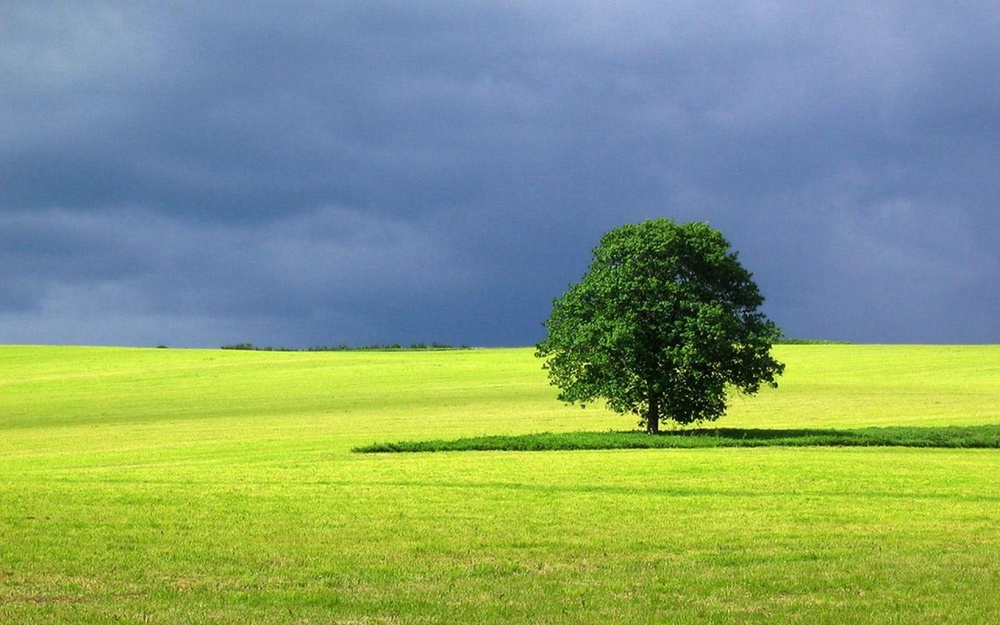
#> input picture hw3/gmm/landscape.jpg, 1000 x 625 px, shrunk from 1920 x 1200 before the run
$ python run_gmm.py   (older library calls are emulated)
#> lines starting #> are read from the running program, lines starting #| are printed output that depends on the picture; long printed decimals are rounded
### hw3/gmm/code/gmm/GMMInference.py
#! /usr/bin/env python
"""
Author: Oren Freifeld
Email: orenfr@cs.bgu.ac.il
"""
import time
import numpy as np
from pylab import plt
from gmm_plt import *
from GaussianInference import GaussianInference
from CategoricalInference import CategoricalInference


class GMMInference(object):
    def __init__(self,data_dim,K,hyperparams,colors):
        self.data_dim=data_dim # data dimension
        self.K=K # number of components
        self.hyperparams=hyperparams
        # NIW:
        Psi=hyperparams['Psi']
        m=hyperparams['m']
        kappa=hyperparams['kappa']
        nu=hyperparams['nu']

        if len(m)!=data_dim:
            raise ValueError(len(m),data_dim)
        if Psi.shape!=(data_dim,data_dim):
            raise ValueError( Psi.shape,'!=',(data_dim,data_dim))

        # Dirichlet:
        alphas=hyperparams['alphas']

        # Components
        self.comps = [GaussianInference(Psi=Psi,m=m,kappa=kappa,nu=nu) for k in range(K)]
        # Weights
        self.categorical_inference = CategoricalInference(K=K,alphas=alphas)

        if colors.shape != (K,3):
            raise ValueError(colors.shape,'!=',(K,3))
        self.colors=colors
    def gibbs_sampling(self,x,nIters,N,tf_savefig):
        colors=self.colors
        data_dim=self.data_dim
        if x.shape != (data_dim,N):
            raise ValueError(x.shape,'!=',(data_dim,N))
        K=self.K
        z_est = self.z_est = np.random.choice(a=np.arange(K),size=N)

        Ts = self.Ts = [None]*K # sufficent stats of for the Gaussians
        mus_est = self.mus_est = [None]*K # means
        Sigmas_est = self.Sigmas_est = [None]*K # covs

        comps=self.comps
        categorical_inference = self.categorical_inference
        for step in range(nIters):
            print ('iter',step  )
            plt.figure(100)

            plt.clf()

            if data_dim==2:
                plt.subplot(131)
                for k in range(K):
                    plot_data(x[:,z_est==k],ms=5,color=colors[k])
            # sample Gaussian params conditioned on the labels
            for k in range(K):
                gaussian_inference=comps[k]

                Ts[k]=gaussian_inference.calc_suff_stats(x[:,z_est==k])
                T1,T2=Ts[k]
                N_k = (z_est==k).sum()
                gaussian_inference.calc_posterior_hyper_params(N=N_k,T1=T1,T2=T2)
                mu_new,Sigma_new=gaussian_inference.single_sample_from_the_niw_posterior()

                mus_est[k]=mu_new
                Sigmas_est[k]=Sigma_new


                color=colors[k]
                mu_est=mus_est[k]
                Sigma_est=Sigmas_est[k]


                if data_dim==2:
                    plot_ellipse_using_cholesky(mu_est,Sigma=Sigma_est,scale=3,color=color,lw=3)
                    my_axes(b=24)
                    plt.title('iter {}; $\mu_k,\Sigma_k$|$z,$data'.format(step))


            # sample pi conditioned on the labels

            Ns = categorical_inference.calc_suff_stats(z_est)
            categorical_inference.calc_posterior_hyper_params(Ns)
            pi_est = categorical_inference.single_sample_from_the_dirichlet_posterior()


            plt.figure(100)
            plt.subplot(132)
            plt_pi(pi_est,colors)

            plt.title('iter {}; $\pi|z$,data'.format(step))

            print ('pi_est: ',pi_est)

            # sample labels conditioned on the Gaussian params and pi
            d = np.zeros((N,K))
            l = np.zeros((N,K))
            for k in range(K):
                y=x-mus_est[k][:,np.newaxis]
                Q=np.linalg.inv(Sigmas_est[k])
        #        d[:,k]=(y[0,:]*Q[0,0]+y[1,:]*Q[1,0])*y[0,:]+(y[0,:]*Q[0,1]+y[1,:]*Q[1,1])*y[1,:]

                for i in range(N):
                    d[i,k]=y[:,i].dot(Q).dot(y[:,i])
                l[:,k]=-0.5*d[:,k]

                junk,logdet = np.linalg.slogdet(Sigmas_est[k])
                l[:,k]-= logdet
                l[:,k]+= np.log(pi_est[k])


            M = l.max(axis=1)
            l-=M[:,np.newaxis]

            total = np.exp(l).sum(axis=1)
            probs = np.exp(l) / total[:,np.newaxis]


            # There is a faster way to do the sampling below
            # (without a loop) using the "inverse" CDFs.
            # I have it coded somewhere...
            for i in range(N):
                z_est[i]=np.random.choice(a=np.arange(K),p=probs[i])


            plt.figure(100)

            if data_dim==2:
                plt.subplot(133)

                for k in range(K):
                    plot_data(x[:,z_est==k],ms=5,color=colors[k])
                my_axes(b=24)
                plt.title('iter {}; $z$|$\mu_k,\Sigma_k,\pi,$data'.format(step))


            plt.figure(100)
            plt.subplots_adjust(left=0.05,right=0.95,bottom=0.1,top=0.91,wspace=0.05,hspace=0.5)

            if tf_savefig:
                name ='K_{0:02}_N_{1:05}_nu_{2:04}_alpha_{3:04}_iter_{4:03}'.format(K,N,nu,alpha,step)
                name = './figs_GMM_Gibbs/'+name+'.jpg'
                print ('saving ',name   )
                plt.savefig(name,dpi=100)


# [77 lines that do not run on import are left out]


### hw3/gmm/code/gmm/GaussianInference.py
#! /usr/bin/env python
"""
Author: Oren Freifeld
Email: orenfr@cs.bgu.ac.il
"""
import numpy as np
from scipy.stats import invwishart


class GaussianInference(object):
    def __init__(self,Psi,m,kappa,nu):
        self.n=len(m)
        self.Psi=Psi
        self.m=m
        self.kappa=kappa
        self.nu=nu
        self.data_dim = data_dim = len(m)
        if Psi.shape != (data_dim,data_dim):
            raise ValueError(Psi.shape ,'!=', (data_dim,data_dim))

        self.iw_prior = invwishart(df=nu,scale=Psi*nu)
#    iw_prior_mean = iw_prior.mean()
#    iw_prior_mode = iw_prior.mode()

    def calc_posterior_hyper_params(self,N,T1,T2):
        nu=self.nu
        kappa=self.kappa
        m=self.m
        Psi=self.Psi

        nu_posterior = nu+N
        kappa_posterior = kappa + N
        if m.shape != (self.n,):
            raise ValueError
        if Psi.shape != (self.n,self.n):
            raise ValueError

        data_dim = self.data_dim
        if len(T1)!= data_dim:
            raise ValueError(len(T1),'!=',data_dim)


        m_posterior = 1.0/kappa_posterior* (kappa*m + T1)
        Psi_posterior = 1.0/nu_posterior*(nu * Psi + kappa*np.outer(m,m)  \
                         -kappa_posterior*np.outer(m_posterior,m_posterior)+  T2)

        if m_posterior.shape != (self.n,):
            raise ValueError
        if Psi_posterior.shape != (self.n,self.n):
            raise ValueError
        self.kappa_posterior=kappa_posterior
        self.nu_posterior=nu_posterior
        self.Psi_posterior=Psi_posterior
        self.m_posterior=m_posterior

        n=self.n
        if Psi_posterior.shape != (n,n):
            raise ValueError(Psi_posterior.shape,n)
        self.iw_posterior = invwishart(df=nu_posterior,scale=Psi_posterior*nu_posterior)

    def sample_from_the_iw_prior(self,nSamples):
        return self.iw_prior.rvs(size=nSamples)

    # [9 lines left out: function sample_from_the_iw_posterior, not called in this run]
    def single_sample_from_the_iw_posterior(self):
        return self.iw_posterior.rvs(size=1)

    # [38 lines left out: functions sample_from_the_niw_prior, sample_from_the_niw_posterior, not called in this run]

    def single_sample_from_the_niw_posterior(self):
        n=self.n
        kappa_posterior=self.kappa_posterior
        m_posterior=self.m_posterior
        Sigma_sample = self.single_sample_from_the_iw_posterior()
        mu_sample = np.random.multivariate_normal(mean=m_posterior,cov=
                                                      1./kappa_posterior*Sigma_sample)
        return [mu_sample,Sigma_sample]


    def calc_suff_stats(self,x):
        T1 = x.sum(axis=1)  # T1 is a vector of length d
        T2 = x.dot(x.T) # T2 is dxd
        if len(T1)!=self.data_dim:
            raise ValueError(len(T1),'!=',self.data_dim)
        return T1,T2
    # [5 lines left out: function calc_mle, not called in this run]

### hw3/gmm/code/gmm/CategoricalInference.py
#! /usr/bin/env python
"""
Author: Oren Freifeld
Email: orenfr@cs.bgu.ac.il
"""
import numpy as np
from scipy.stats import dirichlet

class CategoricalInference(object):
    def __init__(self,K,alphas):
        self.K = K
        self.alphas=alphas
        self.dirichlet_prior = dirichlet(alpha=alphas)
    def calc_posterior_hyper_params(self,Ns):
        if Ns.shape != self.alphas.shape:
            raise ValueError(Ns.shape,self.alphas.shape)
        self.alphas_posteior = self.alphas + Ns
        self.dirichlet_posterior = dirichlet(alpha=self.alphas_posteior)

    # [8 lines left out: functions sample_from_the_dirichlet_prior, sample_from_the_dirichlet_posterior, not called in this run]
    def single_sample_from_the_dirichlet_posterior(self):
        return self.dirichlet_posterior.rvs(size=1)[0]


    def calc_suff_stats(self,z):
        return np.bincount(z,minlength=self.K)

### hw3/gmm/code/gmm/gmm_plt.py
#! /usr/bin/env python
"""
Author: Oren Freifeld
Email: orenfr@cs.bgu.ac.il
"""
import copy
import numpy as np
from pylab import plt


def plot_vec(start,vec,*args,**kwargs):
    plt.plot([start[0],start[0]+vec[0]],
             [start[1],start[1]+vec[1]],*args,**kwargs)
# [30 lines left out: functions plot_ellipse_using_cholesky, plot_cov_axes, plot_data, my_axes, not called in this run]

def plt_pi(pi,colors):
    K = len(pi)
    labels=[r'$\pi_{0}$'.format(k) for k in range(1,K+1)]
    pos =np.arange(1,K+1)
    for k,pi_k in enumerate(pi):
        color=colors[k]
        plt.bar(k+1, pi_k,align='center',color=color)
        if K<8:
            plt.xticks(pos, labels)
        else:
            plt.xticks([])

    plt.ylim(0,1)
# [25 lines left out: functions plt_counts, plt_normalized_counts, not called in this run]

### hw3/gmm/code/gmm/run_gmm.py
#! /usr/bin/env python
"""
Author: Oren Freifeld
Email: orenfr@cs.bgu.ac.il
"""
import time
import numpy as np
import pylab
from pylab import plt
from GMMInference import GMMInference


img = pylab.imread('../../landscape.jpg')
#> img is the input picture: shape (625, 1000, 3); mean R, G, B 133.1, 158.6, 118.4
img=img[::10,::10]
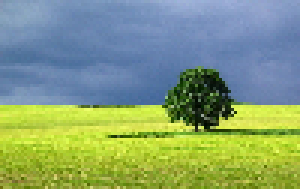
#> img: shape (63, 100, 3) (shown 3 times larger); mean R, G, B 133.1, 158.5, 118.8
img=img.astype(np.float)/255
N = img.shape[0]*img.shape[1]
#> N = 6300
print ('N:',N)
#| N: 6300

# data
x = img.reshape(N,3).T.copy()
data_dim=x.shape[0]
#> data_dim = 3


K = 2
hyperparams=dict()
hyperparams['Psi']=np.eye(data_dim)* (0.1)**2
hyperparams['m'] = np.ones(data_dim)*.5 # the image is in [0,1], so take the mid value.
hyperparams['kappa']=1
hyperparams['nu']=1000
hyperparams['alphas']= np.ones(K) * 1

colors = np.random.rand(K,3)

gmm_inference = GMMInference(data_dim=data_dim,K=K,hyperparams=hyperparams,colors=colors)

tic = time.clock()
gmm_inference.gibbs_sampling(x=x,nIters=40,N=N,tf_savefig=False)
#> the loop in gibbs_sampling, `for step in range(nIters):` made 40 passes
#> pi_est on passes 1 to 6: [0.497, 0.503], [0.495, 0.505], [0.479, 0.521], [0.33, 0.67], [0.194, 0.806], [0.149, 0.851]
#| pi_est:  [0.4967 0.5033]
#| pi_est:  [0.4954 0.5046]
#| pi_est:  [0.4787 0.5213]
#| pi_est:  [0.3295 0.6705]
#| pi_est:  [0.1941 0.8059]
#| pi_est:  [0.1492 0.8508]
#| pi_est:  [0.1547 0.8453]
#| pi_est:  [0.1681 0.8319]
#> (further printed lines are left out)
toc=time.clock()
print ('time:',toc-tic)


labels=gmm_inference.z_est

seg = labels.reshape(img.shape[0],img.shape[1])

plt.figure(1)
plt.subplot(131)
plt.imshow(img,interpolation="Nearest")
plt.title('Image')
plt.subplot(132)
plt.imshow(seg,interpolation="Nearest")
plt.title("Segmentation")

plt.subplot(133)
palette = np.array([comp.m_posterior for comp in gmm_inference.comps])
plt.imshow(palette[seg],interpolation="Nearest")
plt.title("Means")
plt.show()
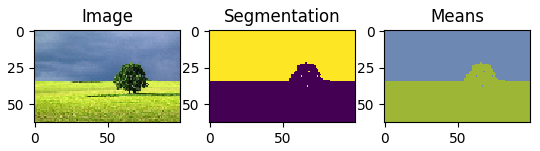
#> figure drawn by matplotlib, 3 panels
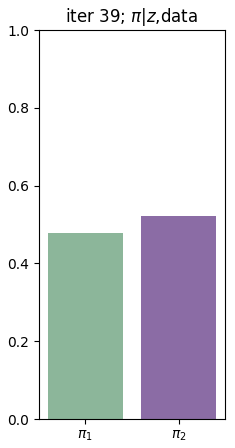
#> figure drawn by matplotlib, 1 panel
